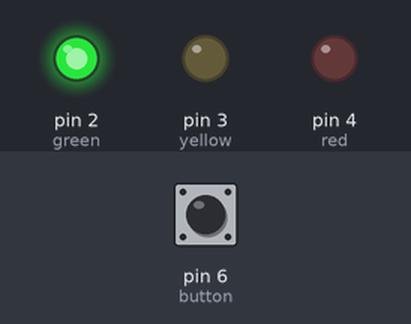
Bench run of a sketch on a simulated Arduino Uno, built with avr-gcc and run on an emulated ATmega328P. On the bench: output pins drawn as LEDs (lit = HIGH). The test bench sets the inputs (shaded band); at power-on: pin 6 (button) LOW.

Above: at 1.2 s.
1.3 s: pin 6 (button) pulled HIGH for 0.15 s
At 2.5 s:
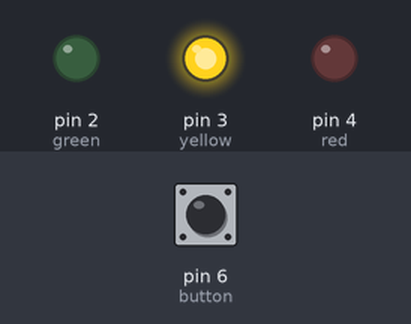
At 4.0 s:
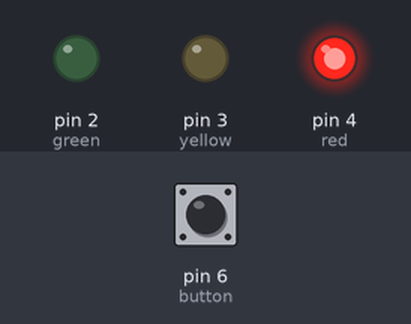
Timing chart, 0 to 7.8 s (numbered marks = the images above; inputs shaded):
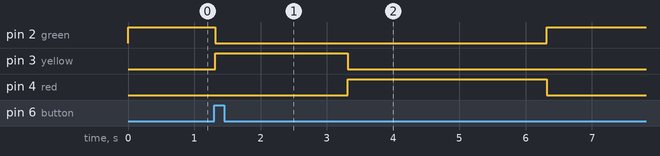

Measured:
- after the input at 1.3 s, pin 2 (green): HIGH → LOW at once, → HIGH 5.0 s later; pin 3 (yellow): LOW → HIGH at once, → LOW 2.0 s later; pin 4 (red): LOW → HIGH after 2.0 s, → LOW 3.0 s later

The sketch:

traffic_lights.ino
```cpp
int red = 4;
int yellow = 3;
int green = 2;
int button = 6;


void setup() {
   pinMode(red, OUTPUT);
   pinMode(yellow, OUTPUT);
   pinMode(green, OUTPUT);
   pinMode(button, INPUT);
}

void loop() {
if (digitalRead(button) == HIGH){
       delay(15);
       if (digitalRead(button) == HIGH) {
           trafficLights();
       }
   }
   else {
     digitalWrite(green, HIGH);
     digitalWrite(red, LOW);
     digitalWrite(yellow, LOW);
   }
}

void trafficLights(){

// green off, yellow on for 2 seconds
   digitalWrite(yellow, HIGH);
   digitalWrite(green, LOW);
   digitalWrite(red, LOW);
   delay(2000);

// turn off yellow,turn red on for 3 seconds
   digitalWrite(red, HIGH);
   digitalWrite(green, LOW);
   digitalWrite(yellow, LOW);
   delay(3000);


// turn off red,turn on green with delay of 3 seconds so it can only be used again after 3 seconds
   digitalWrite(green, HIGH);
   digitalWrite(yellow, LOW);
   digitalWrite(red, LOW);
   delay(3000);
}
```
